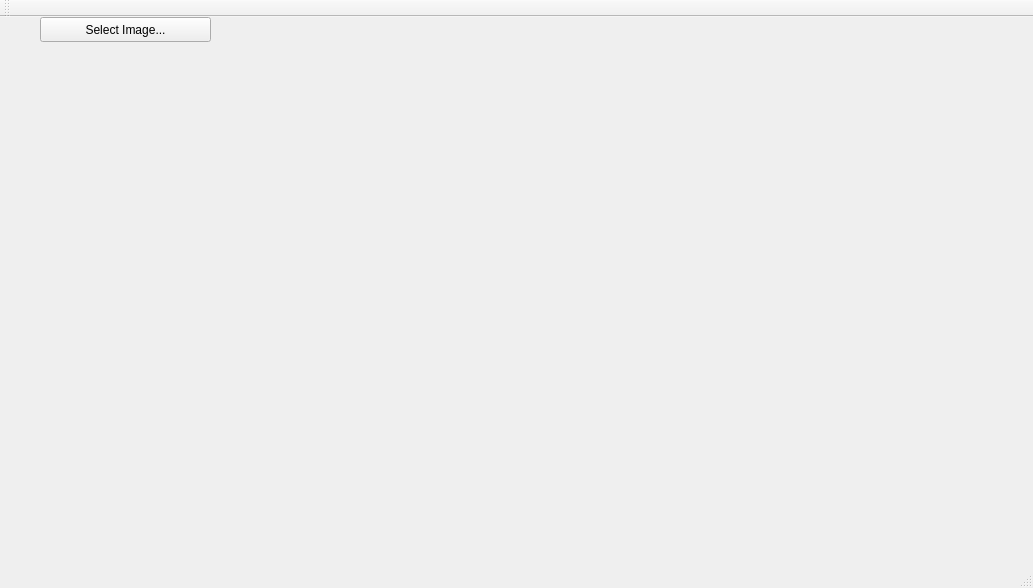
<?xml version="1.0" encoding="UTF-8"?>
<ui version="4.0">
 <class>MainWindow</class>
 <widget class="QMainWindow" name="MainWindow">
  <property name="geometry">
   <rect>
    <x>0</x>
    <y>0</y>
    <width>1033</width>
    <height>588</height>
   </rect>
  </property>
  <property name="windowTitle">
   <string>MainWindow</string>
  </property>
  <widget class="QWidget" name="centralWidget">
   <widget class="QToolButton" name="toolButton">
    <property name="geometry">
     <rect>
      <x>40</x>
      <y>0</y>
      <width>171</width>
      <height>25</height>
     </rect>
    </property>
    <property name="text">
     <string>Select Image...</string>
    </property>
   </widget>
   <widget class="QWidget" name="">
    <property name="geometry">
     <rect>
      <x>10</x>
      <y>40</y>
      <width>971</width>
      <height>471</height>
     </rect>
    </property>
    <layout class="QHBoxLayout" name="horizontalLayout">
     <item>
      <widget class="QLabel" name="displayLabel">
       <property name="text">
        <string/>
       </property>
      </widget>
     </item>
     <item>
      <widget class="QLabel" name="processedLabel">
       <property name="text">
        <string/>
       </property>
      </widget>
     </item>
     <item>
      <widget class="QLabel" name="label_3">
       <property name="text">
        <string/>
       </property>
      </widget>
     </item>
    </layout>
   </widget>
  </widget>
  <widget class="QMenuBar" name="menuBar">
   <property name="geometry">
    <rect>
     <x>0</x>
     <y>0</y>
     <width>1033</width>
     <height>25</height>
    </rect>
   </property>
  </widget>
  <widget class="QToolBar" name="mainToolBar">
   <attribute name="toolBarArea">
    <enum>TopToolBarArea</enum>
   </attribute>
   <attribute name="toolBarBreak">
    <bool>false</bool>
   </attribute>
  </widget>
  <widget class="QStatusBar" name="statusBar"/>
 </widget>
 <layoutdefault spacing="6" margin="11"/>
 <resources/>
 <connections/>
</ui>
